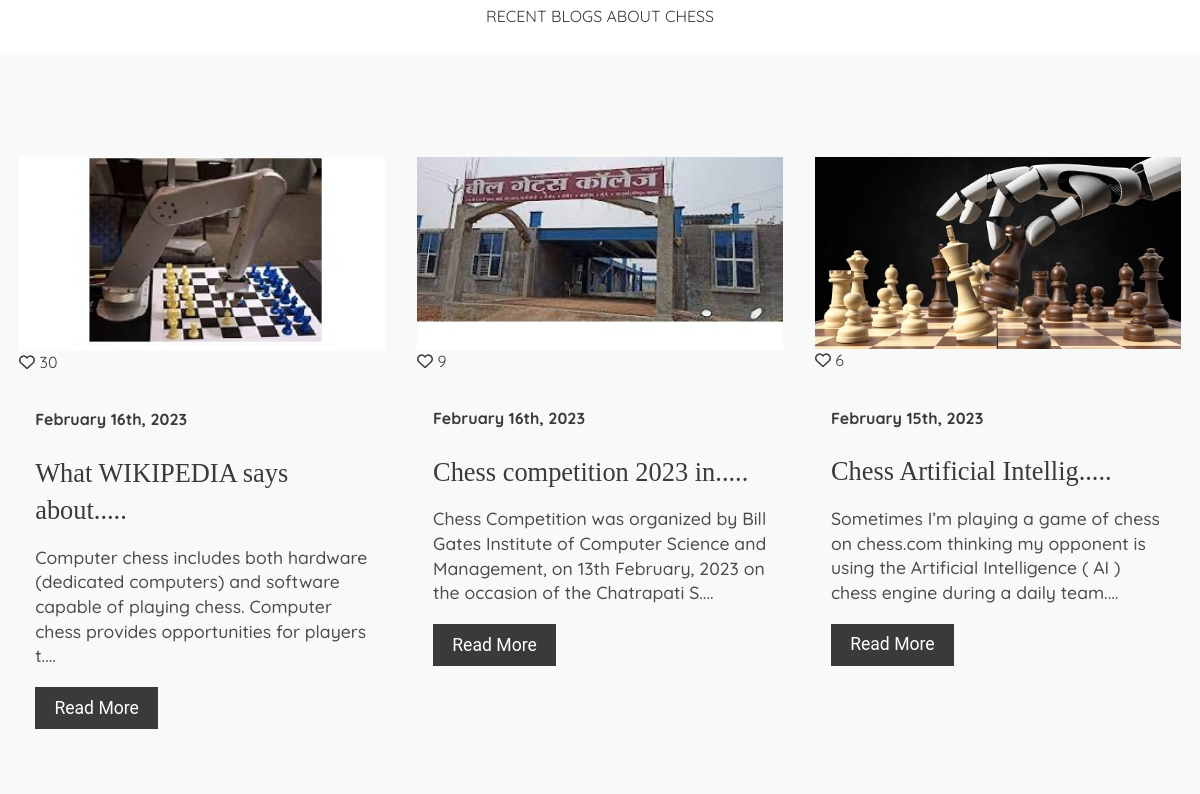
Before: / (middle part) with the older database file.
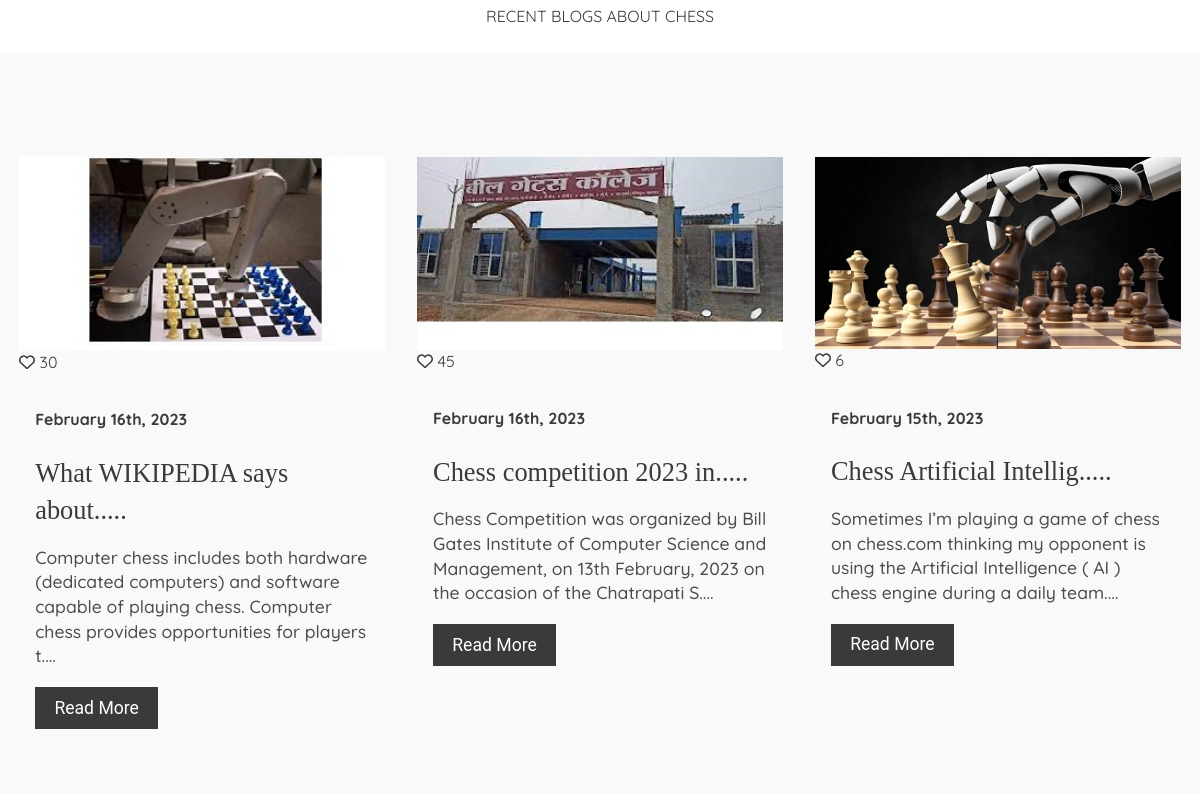
After: the same page with the newer database file.
### tables this page shows
CREATE TABLE `posts` (
  `id` int(11) NOT NULL,
  `title` text NOT NULL,
  `content` text NOT NULL,
  `created_at` timestamp NOT NULL DEFAULT current_timestamp(),
  `likes` int(11) NOT NULL
);

CREATE TABLE `images` (
  `id` int(11) NOT NULL,
  `post_id` int(11) NOT NULL,
  `image` text NOT NULL
);

### function.php (called while the page is built)
<?php
function getImageByPost($db,$post_id){
    $query="SELECT * FROM images WHERE post_id=$post_id ";
    $run=mysqli_query($db,$query);
    $data= mysqli_fetch_assoc($run);
    return $data;
}
?>

### blog.php (the view)
<?php
  require('function.php');
?>
<section class = "blog">
  <div class = "container">
    <div class = "blog-content">
        <?php
          $postQuery="SELECT * FROM posts ORDER BY id DESC LIMIT 9";
          $runPQ=mysqli_query($db,$postQuery);
          while($post=mysqli_fetch_assoc($runPQ)){
            $image_arr=getImageByPost($db,$post['id']);
            ?>
              <div class = "blog-item">
                <div class = "blog-img">
                  <img src = "images/<?=$image_arr['image']?>" alt = "">
                  <i class = "far fa-heart"></i>&nbsp<?=$post['likes']?>
                </div>
                <div class = "blog-text">
                  <span><?=date('F jS, Y',strtotime($post['created_at']))?></span>
                  <h2><?php echo substr($post['title'],0,25); ?>.....</h2>
                  <p><?php echo substr($post['content'],0,150); ?>....</p>
                  <a href = "post.php?id=<?php echo $post['id']; ?>">Read More</a>
                </div>
              </div>
            <?php
          }
        ?>
    </div>
  </div>
</section>

### index.php (shortened to what this page needs)
<!DOCTYPE html>
<html>
  <head>
    <link rel="stylesheet" href="includes/all.css">
    <link rel="stylesheet" href="includes/style.css">
  </head>
  <body>
    <?php
      include_once('design.php');
    ?>
    <div class = "title">
      <p  id = "blogs">recent blogs about chess</p>
    </div>
    <?php
      include_once('blog.php');
    ?>
</body>
</html>

### includes/style.css (style rules this page uses)
:root { --Playfair: 'Playfair Display', serif; --Quicksand: 'Quicksand', sans-serif; --Roboto: 'Roboto', sans-serif; --dark: #3c393d; --exDark: #2b2b2b; }
* { padding: 0; margin: 0; font-family: var(--Quicksand); }
body { line-height: 1.4; color: var(--dark); }
img { width: 100%; display: block; }
.container { max-width: 1320px; margin: 0 auto; padding: 0 1.2rem; }
.title { text-align: center; padding: 1rem 0; }
.title p { text-transform: uppercase; padding: 0.6rem 0; }
.blog { background: #f9f9f9; padding: 4.5rem 0; }
.blog-content { margin: 2rem 0; }
.blog-img { position: relative; }
.blog-text { margin: 2.2rem 0; padding: 0 1rem; }
.blog-text span { font-weight: 700; display: block; padding-bottom: 0.5rem; }
.blog-text h2 { font-family: var(--Playfair); padding: 1rem 0; font-size: 1.65rem; font-weight: 500; }
.blog-text p { font-weight: 500; font-size: 1.1rem; opacity: 0.9; padding-bottom: 1.2rem; }
.blog-text a { font-family: var(--Roboto); font-size: 1.1rem; text-decoration: none; color: var(--dark); display: inline-block; background: var(--dark); color: #fff; padding: 0.55rem 1.2rem; transition: all 0.5s ease; }
@media screen and (min-width: 768px) { .blog-content { display: grid; grid-template-columns: repeat(2, 1fr); gap: 2rem; } }
@media screen and (min-width: 992px) { .blog-content { grid-template-columns: repeat(3, 1fr); } }

Changed rows visible on the page:
changed posts "Chess competition 2023 in": likes "9" → "45"
